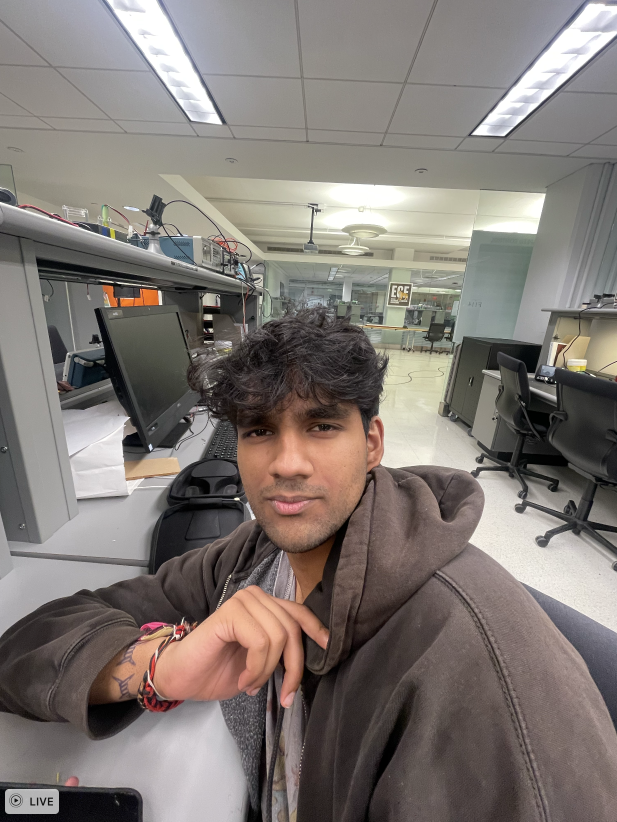
#> input picture final_project/niru.png, 1234 x 1644 px (shown at 1/2 size)
$ jupyter execute --allow-errors mp_line_drawing.ipynb
#> lines starting #> are read from the running program, lines starting #| are printed output that depends on the picture; after the words box and inside, x2 and y2 are one past the last pixel; in counts of white or black regions, pixels touching at a corner belong together
[cell 1]
import mediapipe as mp

mp_face_mesh = mp.solutions.face_mesh
FACEMESH_POINTS = mp_face_mesh.FACEMESH_TESSELATION  # all triangulated connections

[cell 2]
import cv2
import numpy as np
import mediapipe as mp
from mediapipe.tasks import python
from mediapipe.tasks.python import vision
import scipy.ndimage

# -------------------------------------------------
# Initialize MediaPipe
# -------------------------------------------------
mp_face_mesh = mp.solutions.face_mesh
mp_selfie_segmentation = mp.solutions.selfie_segmentation

HAIR_MODEL_PATH = '/Users/divija/Divi Drive/workplace/Princeton/Sem 5/Carlab/carlab_2025/final_project/hair_segmenter.tflite'

# -------------------------------------------------
# Simplified Facial Feature Dictionaries
# -------------------------------------------------
FACIAL_FEATURES = {
    "left_eye": [33, 7, 163, 144, 145, 153, 154, 155, 133,
                 173, 157, 158, 470, 160, 161, 246],
    "right_eye": [263, 249, 390, 373, 374, 380, 381, 382,
                  362, 398, 384, 385, 475, 387, 388, 466],
    "left_eyebrow": [70, 63, 105, 66, 107, 55, 65, 52, 53, 70],
    "right_eyebrow": [336, 296, 334, 293, 300, 276, 283, 282, 295, 285, 336],
    "outer_lips": [61, 146, 91, 181, 84, 17, 314, 405,
                   321, 375, 291, 308, 324, 318, 402,
                   317, 14, 87, 178, 88, 95, 78, 191, 80, 81, 82, 13, 312, 311, 310, 415, 308],
    "inner_lips": [78, 95, 88, 178, 87, 14, 317, 402,
                   318, 324, 308, 291, 375, 321, 405, 314, 17, 84],
    "chin": [58, 138, 172, 136, 150, 149, 176, 148, 152, 377, 400, 378, 379],
    "nose_left": [122, 196, 236, 198, 209, 49, 48, 64, 98],
    "nose_right": [420, 360, 278, 294, 327, 326],
    "nostrils_left": [98, 240, 75, 60, 99, 97],
    "nostrils_right": [370, 354, 458, 290],
    "nose_center": [238, 241, 242, 370, 354, 94],
    "nose_to_lips_left": [203, 206, 216, 57],
    "nose_to_lips_right": [423, 426, 436, 287],
    "left_eye_center": [468],
    "right_eye_center": [473],
}

EYEBALLS = {
    "left_iris": [468, 469, 470, 471],
    "right_iris": [473, 474, 475, 476],
}

# -------------------------------------------------
# Drawing helpers
# -------------------------------------------------
# [32 lines left out: functions smooth_points, draw_feature, draw_eyeball_clipped, not called in this run]

# -------------------------------------------------
# Main selective line drawing
# -------------------------------------------------
def image_to_minimal_line_drawing_simplified(image_path, output_path):
#> called with image_path = 'divija2.png', output_path = 'divija_line.png'
    print(f"Processing: {image_path}")
    img = cv2.imread(image_path)
    if img is None:
        print("Error: Image not found.")
        return
    H, W, _ = img.shape
    img_rgb = cv2.cvtColor(img, cv2.COLOR_BGR2RGB)
    final_line_drawing = np.ones((H, W), dtype=np.uint8) * 255

    # --- FaceMesh landmarks ---
    with mp_face_mesh.FaceMesh(static_image_mode=True, max_num_faces=1, refine_landmarks=True, min_detection_confidence=0.5) as face_mesh:
        results_face = face_mesh.process(img_rgb)
        if results_face.multi_face_landmarks:
            face_landmarks = results_face.multi_face_landmarks[0]
            for name, indices in FACIAL_FEATURES.items():
                if "center" not in name:
                    draw_feature(final_line_drawing, face_landmarks.landmark, indices, color=0, thickness=2)

            # Eyeballs
            for iris_name, iris_indices in EYEBALLS.items():
                if "left" in iris_name:
                    draw_eyeball_clipped(final_line_drawing, face_landmarks.landmark, iris_indices, 160, 145, color=0)
                else:
                    draw_eyeball_clipped(final_line_drawing, face_landmarks.landmark, iris_indices, 385, 374, color=0)

    # --- Hair/body outline ---
    with mp_selfie_segmentation.SelfieSegmentation(model_selection=1) as segmentor:
        results_seg = segmentor.process(img_rgb)
        if results_seg.segmentation_mask is not None:
            person_mask = (results_seg.segmentation_mask > 0.5).astype(np.uint8) * 255
            blurred = cv2.GaussianBlur(person_mask, (61, 61), 0)
            edges = cv2.Canny(blurred, 10, 50)
            edges = cv2.dilate(edges, np.ones((5, 5), np.uint8), 1)
            inverted = cv2.bitwise_not(edges)
            final_line_drawing = np.minimum(final_line_drawing, inverted)

    # --- Optional dedicated hair model ---
    if HAIR_MODEL_PATH:
        try:
            base_options = python.BaseOptions(model_asset_path=HAIR_MODEL_PATH)
            mp_image = mp.Image(image_format=mp.ImageFormat.SRGB, data=img_rgb)
            options = vision.ImageSegmenterOptions(
                base_options=base_options,
                running_mode=vision.RunningMode.IMAGE,
                output_category_mask=True
            )
            with vision.ImageSegmenter.create_from_options(options) as segmenter:
                segmentation_result = segmenter.segment(mp_image)
                category_mask = segmentation_result.category_mask.numpy_view()
                hair_mask = np.where(category_mask == 1, 255, 0).astype(np.uint8)
                hair_mask = cv2.resize(hair_mask, (W, H), interpolation=cv2.INTER_NEAREST)
                blurred_hair = cv2.GaussianBlur(hair_mask, (41, 41), 0)
                edges = cv2.Canny(blurred_hair, 10, 50)
                edges = cv2.dilate(edges, np.ones((5, 5), np.uint8), 1)
                inverted = cv2.bitwise_not(edges)
                final_line_drawing = np.minimum(final_line_drawing, inverted)
        except Exception as e:
            print(f"Hair model error: {e}")

    # ---------------------------
    # Continuous single-line simplification
    # ---------------------------
    binary = cv2.threshold(final_line_drawing, 127, 255, cv2.THRESH_BINARY_INV)[1]

    # Merge nearby features
    kernel = cv2.getStructuringElement(cv2.MORPH_ELLIPSE, (5,5))
    merged = cv2.morphologyEx(binary, cv2.MORPH_CLOSE, kernel, iterations=3)
    merged = cv2.morphologyEx(merged, cv2.MORPH_OPEN, kernel, iterations=1)

    # Find all contours
    contours, _ = cv2.findContours(merged, cv2.RETR_EXTERNAL, cv2.CHAIN_APPROX_NONE)

    if not contours:
        print("No contours found.")
        cv2.imwrite(output_path, final_line_drawing)
        return

    # Pick the largest contour (main face outline)
    contour = max(contours, key=cv2.contourArea)

    # Optional: merge all contours into one (if you want a full 'one-line' composite)
    # contour = np.vstack(contours)

    # Combine all contours to preserve internal details
    contour = np.vstack(contours)

    # Resample adaptively
    num_points = max(4000, len(contour) // 3)
    contour = contour[np.linspace(0, len(contour)-1, num=num_points, dtype=int)]

    # Fine simplification
    epsilon = 0.0008 * cv2.arcLength(contour.reshape(-1,1,2), True)
    contour = cv2.approxPolyDP(contour.reshape(-1,1,2), epsilon, True)

    # Light smoothing
    from scipy.ndimage import gaussian_filter1d
    sigma = 0.8
    contour = contour.squeeze()
    contour[:,0] = gaussian_filter1d(contour[:,0].astype(float), sigma=sigma)
    contour[:,1] = gaussian_filter1d(contour[:,1].astype(float), sigma=sigma)
    contour = contour.astype(int).reshape(-1,1,2)

    # Draw the smooth single line and save output
    single_line = np.ones_like(final_line_drawing) * 255
    cv2.polylines(single_line, [contour], isClosed=False, color=0, thickness=2)

    cv2.imwrite(output_path, single_line)
    print(f"✅ Saved continuous single-line drawing to: {output_path}")
# Example usage
if __name__ == "__main__":
    image_to_minimal_line_drawing_simplified('divija2.png', 'divija_line.png')

[cell 3]
import cv2
import mediapipe as mp
import numpy as np

# Initialize FaceMesh model (refine_landmarks=True gives iris points)
mp_face_mesh = mp.solutions.face_mesh
#> (the rest of this cell did not finish here and is left out)

[cell 4]
# very very good code
import cv2
import numpy as np
import mediapipe as mp
from mediapipe.tasks import python
from mediapipe.tasks.python import vision
import scipy.ndimage

# Initialize MediaPipe
mp_face_mesh = mp.solutions.face_mesh
mp_selfie_segmentation = mp.solutions.selfie_segmentation

HAIR_MODEL_PATH = '/Users/divija/Divi Drive/workplace/Princeton/Sem 5/Carlab/carlab_2025/final_project/hair_segmenter.tflite'

# ---------------------------
# Simplified Facial Feature Dictionaries
# ---------------------------

FACIAL_FEATURES = {
    # Eyes (outline of left and right eyes)
    "left_eye": [33, 7, 163, 144, 145, 153, 154, 155, 133,
                 173, 157, 158, 470, 160, 161, 246],
    "right_eye": [263, 249, 390, 373, 374, 380, 381, 382,
                  362, 398, 384, 385, 475, 387, 388, 466],

    # Eyebrows
    "left_eyebrow": [70, 63, 105, 66, 107, 55, 65, 52, 53, 70],
    "right_eyebrow": [336, 296, 334, 293, 300, 276, 283, 282, 295, 285, 336],

    # Upper / lower eyelid contours for clipped eyeballs
    "top_eye": [414, 286, 258, 257, 259, 260, 467],
    "bottom_eye": [453, 452, 451, 450, 449, 448],
    "top_eye_left": [190, 56, 28, 27, 29, 30, 247],
    "bottom_eye_left": [228, 229, 230, 231, 232, 233],

    # Lips
    "outer_lips": [61, 146, 91, 181, 84, 17, 314, 405,
                   321, 375, 291, 308, 324, 318, 402,
                   317, 14, 87, 178, 88, 95, 78, 191, 80, 81, 82, 13, 312, 311, 310, 415, 308],
    "inner_lips": [78, 95, 88, 178, 87, 14, 317, 402,
                   318, 324, 308, 291, 375, 321, 405, 314, 17, 84],
    "upper_lip": [61, 40, 37, 0, 267, 270, 409, 291],
    "lower_lip": [61, 146, 91, 181, 84, 17, 314, 405, 321, 375, 291],

    # Chin / jawline
    "chin": [58, 138, 172, 136, 150, 149, 176, 148, 152, 377, 400, 378, 379],
    # actual nose:
    "nose_left": [122, 196, 236, 198, 209, 49, 48, 64, 98],
    "nose_right": [420, 360, 278, 294, 327, 326],
    "nostrils_left" : [98, 240, 75, 60, 99, 97],
    "nostrils_right" : [370, 354, 458, 290],
    "nose_center": [238, 241,242,370, 354, 94],
    # Nose to lips (philtrum)
    "nose_to_lips_left": [203, 206, 216, 57],
    "nose_to_lips_right": [423, 426, 436, 287],

    # Mid-eye centers for eyeball placement
    "left_eye_center": [468],
    "right_eye_center": [473],
}

# Iris (eyeball) indices
EYEBALLS = {
    "left_iris": [468, 469, 470, 471],
    "right_iris": [473, 474, 475, 476],
}

# ---------------------------
# Drawing helpers
# ---------------------------

# [57 lines left out: functions smooth_points, draw_feature, draw_eyeball_clipped, not called in this run]
# ---------------------------
# Main selective line drawing
# ---------------------------

def image_to_minimal_line_drawing_simplified(image_path, output_path):
#> called with image_path = 'niru.png', output_path = 'niru_line.png'
    print(f"Processing: {image_path}")
    img = cv2.imread(image_path)
#> img is the input picture: shape (1644, 1234, 3); mean B, G, R 116.2, 120.9, 128.3
    if img is None:
        print("Error: Image not found.")
        return
    H, W, _ = img.shape
    img_rgb = cv2.cvtColor(img, cv2.COLOR_BGR2RGB)
    final_line_drawing = np.ones((H, W), dtype=np.uint8) * 255

    # FaceMesh
    with mp_face_mesh.FaceMesh(
        static_image_mode=True,
        max_num_faces=1,
        refine_landmarks=True,
        min_detection_confidence=0.5
    ) as face_mesh:
        results_face = face_mesh.process(img_rgb)
        if results_face.multi_face_landmarks:
            face_landmarks = results_face.multi_face_landmarks[0]

    # Draw simplified facial features on final_line_drawing
    for name, indices in FACIAL_FEATURES.items():
        if "left_eye_center" in name or "right_eye_center" in name:
            continue
        draw_feature(final_line_drawing, face_landmarks.landmark, indices, color=0, thickness=2)

    # Draw clipped eyeballs on final_line_drawing
    for iris_name, iris_indices in EYEBALLS.items():
        if "left" in iris_name:
            draw_eyeball_clipped(final_line_drawing, face_landmarks.landmark, iris_indices,
                                160, 145, color=0)
        else:
            draw_eyeball_clipped(final_line_drawing, face_landmarks.landmark, iris_indices,
                                385, 374, color=0)

    # Selfie Segmentation for hair/body outline
    with mp_selfie_segmentation.SelfieSegmentation(model_selection=1) as segmentor:
        results_segmentation = segmentor.process(img_rgb)
        if results_segmentation.segmentation_mask is not None:
            person_mask = (results_segmentation.segmentation_mask > 0.5).astype(np.uint8) * 255
            blurred_outline = cv2.GaussianBlur(person_mask, (61,61), 0)
            edges = cv2.Canny(blurred_outline, 10, 50)
            edges = cv2.dilate(edges, np.ones((5,5),np.uint8), iterations=1)
            inverted = cv2.bitwise_not(edges)
            final_line_drawing = np.minimum(final_line_drawing, inverted)

    # Optional dedicated hair model
    if HAIR_MODEL_PATH:
        try:
            base_options = python.BaseOptions(model_asset_path=HAIR_MODEL_PATH, delegate=None)
            mp_image = mp.Image(image_format=mp.ImageFormat.SRGB, data=img_rgb)
            options = vision.ImageSegmenterOptions(
                base_options=base_options,
                running_mode=vision.RunningMode.IMAGE,
                output_category_mask=True
            )
            with vision.ImageSegmenter.create_from_options(options) as segmenter:
                segmentation_result = segmenter.segment(mp_image)
                category_mask = segmentation_result.category_mask.numpy_view()
                hair_mask = np.where(category_mask == 1, 255, 0).astype(np.uint8)
                hair_mask = cv2.resize(hair_mask, (W,H), interpolation=cv2.INTER_NEAREST)
                blurred_hair = cv2.GaussianBlur(hair_mask, (41,41),0)
                edges = cv2.Canny(blurred_hair,10,50)
                edges = cv2.dilate(edges,np.ones((5,5),np.uint8),iterations=1)
                inverted = cv2.bitwise_not(edges)
                final_line_drawing = np.minimum(final_line_drawing, inverted)
        except Exception as e:
            print(f"Hair model error: {e}")

         # Save output
        # ---------------------------
    # Line simplification step
    # ---------------------------
    # Convert to binary (0/255)
    binary = cv2.threshold(final_line_drawing, 127, 255, cv2.THRESH_BINARY_INV)[1]

    # Morphological closing to merge nearby lines
    kernel = cv2.getStructuringElement(cv2.MORPH_ELLIPSE, (3,3))
    merged = cv2.morphologyEx(binary, cv2.MORPH_CLOSE, kernel, iterations=2)

    # Distance-based thinning (skeletonization)
    dist = cv2.distanceTransform(merged, cv2.DIST_L2, 5)
    skeleton = np.zeros_like(merged)
    skeleton[dist > 1] = 255   # threshold controls how aggressively to keep single lines

    # [9 lines of commented-out code are left out]

    cv2.imwrite(output_path, final_line_drawing)
    print(f"Saved simplified line drawing to: {output_path}")

# Example usage
image_to_minimal_line_drawing_simplified('niru.png', 'niru_line.png')
#> (the call stopped at in image_to_minimal_line_drawing_simplified, `with mp_face_mesh.FaceMesh( static_image_mode=True, max_num_faces=1, r..`: mediapipe is not available in this run)

[cell 5]
import csv
import cv2
import numpy as np

def csv_to_video(
    csv_path,
    out_video="csv_draw_anim.mp4",
    frame_rate=60,
    canvas_size=(512,512),
    line_thickness=1,
    speed=1,
):
    """
    Visualize draw_coords.csv as a video showing pen-down and pen-up moves.
    - speed: how many CSV points per frame (higher = faster animation)
    """
#> called with csv_path = 'draw_coords.csv', out_video = 'csv_draw_anim.mp4', frame_rate = 60, canvas_size = (800, 800), line_thickness = 1, speed = 3

    # --- Load coordinates ---
    coords = []
    with open(csv_path, "r") as f:
#> (reads final_project/draw_coords.csv from the repository)
        reader = csv.DictReader(f)
        for row in reader:
            coords.append((int(row["x"]), int(row["y"]), int(row["pen"])))

    if not coords:
        raise ValueError("CSV is empty or invalid")

    # --- Normalize / scale coordinates to fit canvas ---
    xs, ys = [p[0] for p in coords], [p[1] for p in coords]
    minx, maxx, miny, maxy = min(xs), max(xs), min(ys), max(ys)
    W, H = canvas_size
    scale = min(W / (maxx - minx + 1e-5), H / (maxy - miny + 1e-5))
    offset_x = -minx
    offset_y = -miny

    def transform(pt):
        x = int((pt[0] + offset_x) * scale)
        y = int((pt[1] + offset_y) * scale)
        return x, y

    # --- Setup video ---
    fourcc = cv2.VideoWriter_fourcc(*"mp4v")
    vid = cv2.VideoWriter(out_video, fourcc, frame_rate, (W, H))
    canvas = np.ones((H, W, 3), np.uint8) * 255
    pen_color = (0, 0, 0)
    travel_color = (180, 180, 180)
    pen_tip_color = (0, 0, 255)

    # --- Draw progressively ---
    prev_pt = None
    for i in range(0, len(coords), speed):
        x, y, pen = coords[i]
        pt = transform((x, y))

        # Draw
        if pen == 1 and prev_pt is not None:
            cv2.line(canvas, prev_pt, pt, pen_color, line_thickness)
        elif pen == 0 and prev_pt is not None:
            cv2.line(canvas, prev_pt, pt, travel_color, 1)

        # Draw pen tip
        frame = canvas.copy()
        cv2.circle(frame, pt, 2, pen_tip_color, -1)
        vid.write(frame)

        prev_pt = pt
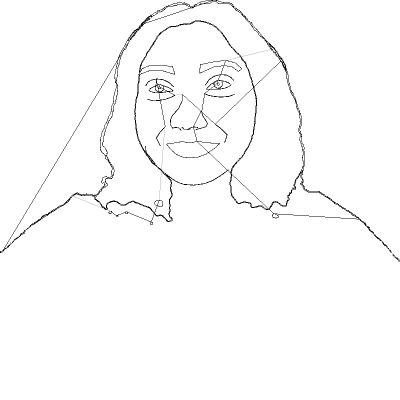
#> canvas: shape (800, 800, 3) (shown at 1/2 size); min 0, max 255, mean 250.9

    vid.release()
    print(f"✅ Saved drawing animation: {out_video}")

# Example usage
if __name__ == "__main__":
    csv_to_video("draw_coords.csv", "csv_draw_anim.mp4", speed=3, canvas_size=(800,800))

[cell 6]
import cv2
import numpy as np
import math
import matplotlib.pyplot as plt

# -------------------------------------------------
# CONFIGURATION
# -------------------------------------------------
INPUT_PATH = "divija_line.png"
OUTPUT_CSV = "drawing_path.csv"
OUTPUT_VIS = "extracted_paths.png"

# parameters
THRESH = 200
EPSILON = 1.5
DOWNSAMPLE_STEP = 3

# -------------------------------------------------
# 1. Load and preprocess
# -------------------------------------------------
img = cv2.imread(INPUT_PATH, cv2.IMREAD_GRAYSCALE)
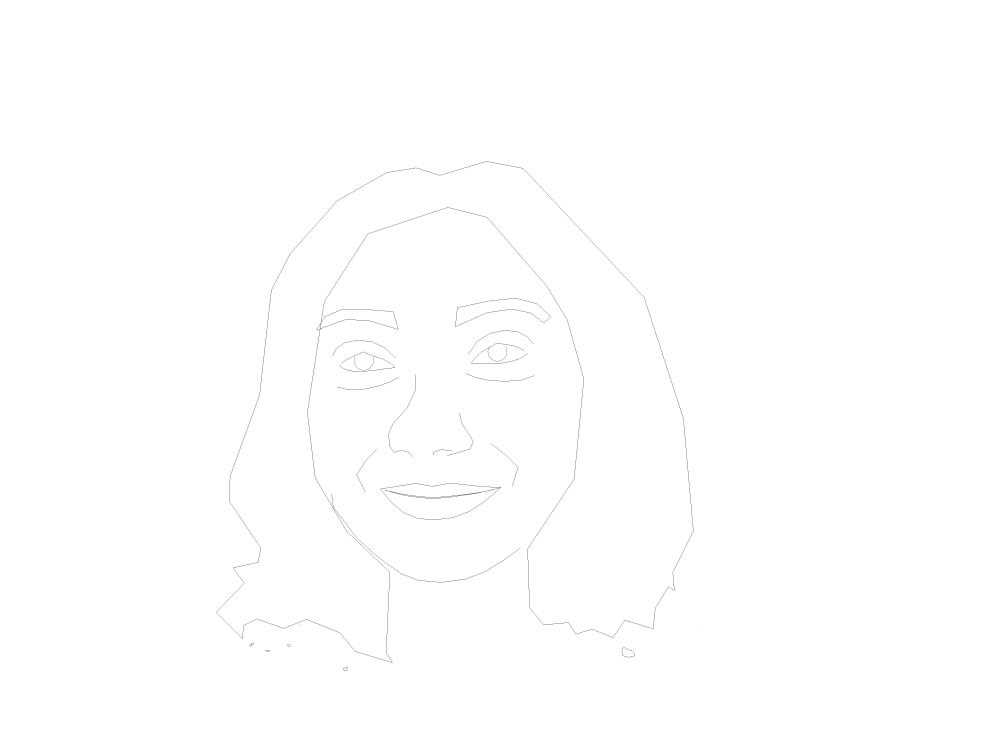
#> input picture final_project/divija_line.png, 4032 x 3024 px (shown at 1/4 size)
#> img: shape (3024, 4032); 99.9% white; black in thin lines or dots, all inside (x1, y1, x2, y2) = (864, 645, 2801, 2684)
if img is None:
    raise FileNotFoundError(f"Could not read image at {INPUT_PATH}")

_, binary = cv2.threshold(img, THRESH, 255, cv2.THRESH_BINARY_INV)
#> (the rest of the program and of its run is left out)
